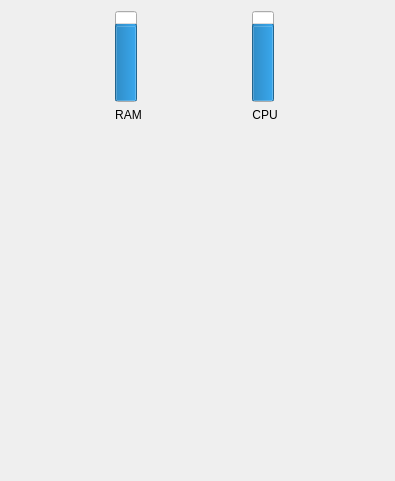
<?xml version="1.0" encoding="UTF-8"?>
<ui version="4.0">
 <class>Form</class>
 <widget class="QWidget" name="Form">
  <property name="geometry">
   <rect>
    <x>0</x>
    <y>0</y>
    <width>395</width>
    <height>481</height>
   </rect>
  </property>
  <property name="sizePolicy">
   <sizepolicy hsizetype="Fixed" vsizetype="Preferred">
    <horstretch>0</horstretch>
    <verstretch>0</verstretch>
   </sizepolicy>
  </property>
  <property name="maximumSize">
   <size>
    <width>1555</width>
    <height>16777215</height>
   </size>
  </property>
  <property name="windowTitle">
   <string>Form</string>
  </property>
  <property name="styleSheet">
   <string notr="true"/>
  </property>
  <layout class="QGridLayout" name="gridLayout">
   <property name="leftMargin">
    <number>2</number>
   </property>
   <property name="topMargin">
    <number>2</number>
   </property>
   <property name="rightMargin">
    <number>2</number>
   </property>
   <property name="bottomMargin">
    <number>2</number>
   </property>
   <property name="spacing">
    <number>2</number>
   </property>
   <item row="2" column="0" colspan="3">
    <spacer name="verticalSpacer">
     <property name="orientation">
      <enum>Qt::Vertical</enum>
     </property>
     <property name="sizeHint" stdset="0">
      <size>
       <width>20</width>
       <height>40</height>
      </size>
     </property>
    </spacer>
   </item>
   <item row="0" column="0" colspan="3">
    <widget class="QFrame" name="gridFrame">
     <property name="sizePolicy">
      <sizepolicy hsizetype="Preferred" vsizetype="Fixed">
       <horstretch>0</horstretch>
       <verstretch>0</verstretch>
      </sizepolicy>
     </property>
     <layout class="QGridLayout" name="gridLayout_2">
      <item row="0" column="1">
       <widget class="QProgressBar" name="cpu">
        <property name="value">
         <number>82</number>
        </property>
        <property name="orientation">
         <enum>Qt::Vertical</enum>
        </property>
        <property name="format">
         <string>%p%</string>
        </property>
       </widget>
      </item>
      <item row="0" column="0">
       <widget class="QProgressBar" name="ram">
        <property name="value">
         <number>82</number>
        </property>
        <property name="orientation">
         <enum>Qt::Vertical</enum>
        </property>
        <property name="format">
         <string>%p%</string>
        </property>
       </widget>
      </item>
      <item row="1" column="1">
       <widget class="QLabel" name="label_2">
        <property name="text">
         <string>CPU</string>
        </property>
        <property name="alignment">
         <set>Qt::AlignCenter</set>
        </property>
       </widget>
      </item>
      <item row="1" column="0">
       <widget class="QLabel" name="label">
        <property name="text">
         <string>RAM</string>
        </property>
        <property name="alignment">
         <set>Qt::AlignCenter</set>
        </property>
       </widget>
      </item>
     </layout>
    </widget>
   </item>
  </layout>
 </widget>
 <resources/>
 <connections/>
</ui>
